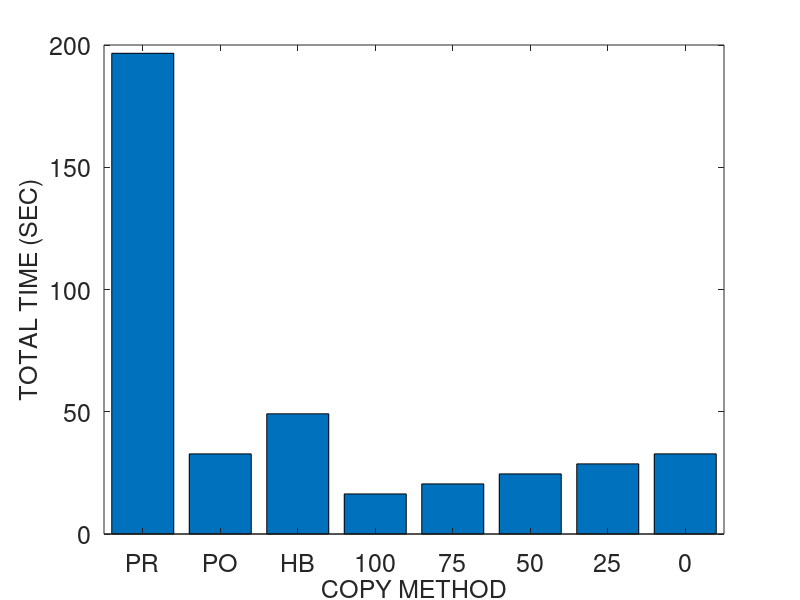
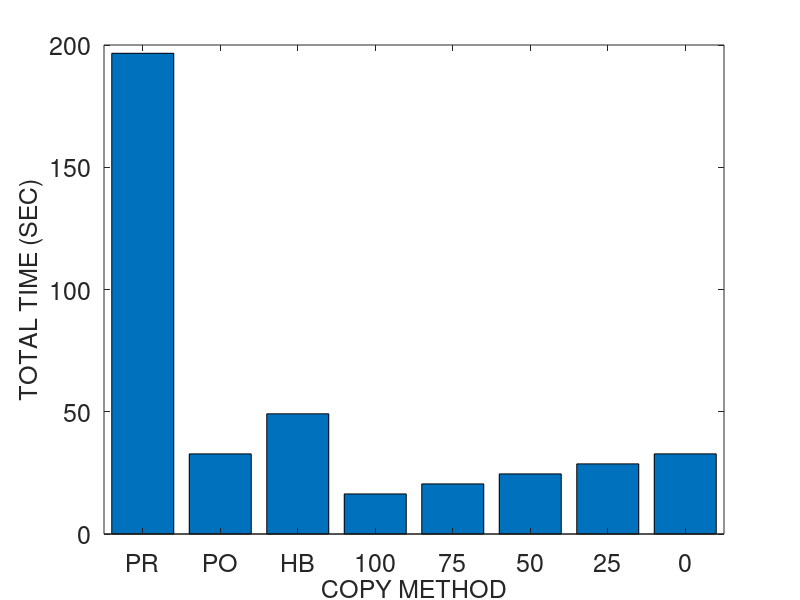
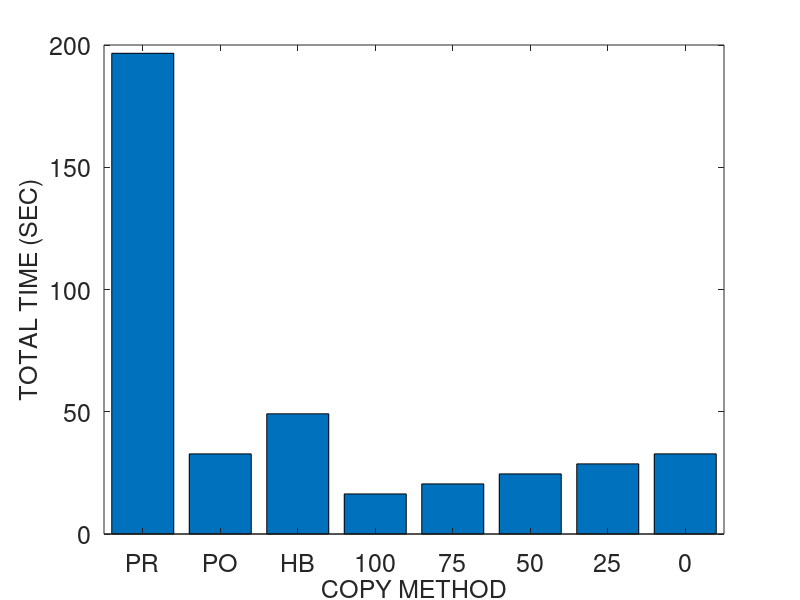
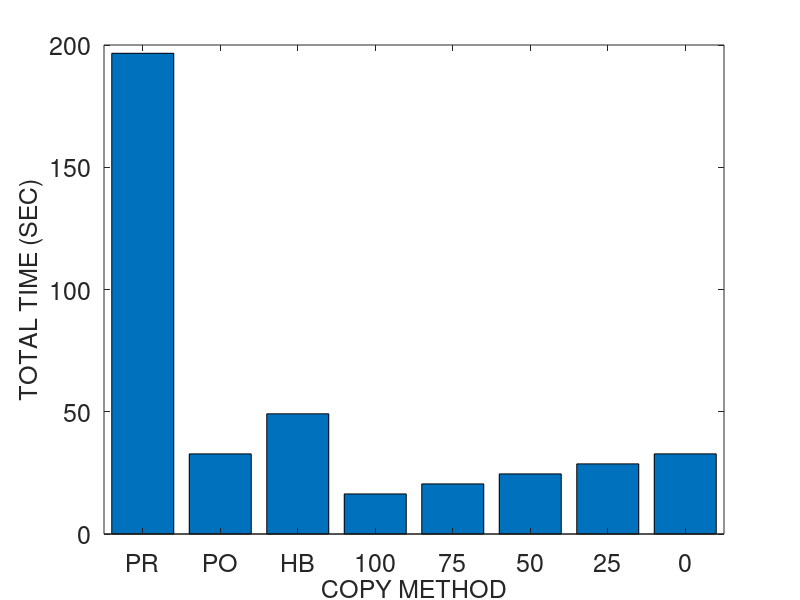

Source code (MATLAB) for these figures, in order:
% basic hybrid copy migration
	global wss numpages readrate dirtyrate pagesize b scinfo
	global totaltime downtime totaldata

% memory size in MB
r = 4096
r *= 1024 % convert to KB

% page dirty rate in percent (%): against to total memory pages
readrate = 50
prefix = strcat ("M4G_R", num2str(readrate))
readrate /= 100

dirtyrate = 50 
prefix = strcat (prefix, "_W", num2str(dirtyrate))
dirtyrate /= 100

% prediction accuracy 0 through 1
acc = 1

pagesize = 4 % in KB
numpages = r / pagesize

% delta compression rate
comp = 0.5 

% amount of CPU and device states in KB 
scinfo = 100

% working set size in number of pages
wss = numpages * 0.25

% 0: zero, 1: read, 2: dirtied, 3: inactive data
mem = zeros(1, numpages);

run = 1

%prefix = strcat (prefix, "_acc", num2str(acc), "_r", num2str(run))

% bandwidth in gbps
b = 1000 
b = b * 1024/8 % convert to KB

%fontsize = 10
fontsize = 18
%fontsize = 20

totaltime = 0;
downtime = 0;
totaldata = 0;

A = zeros(8, 3);

%%%%%%%%%%%%%%%%%%%%%%%%%%%%%%
% precopy migration
%%%%%%%%%%%%%%%%%%%%%%%%%%%%%%
fprintf('\n')
disp('==================== Precopy migration ====================')
% iterations
present = numpages * pagesize
iter = 0
while present > 50 && iter < 29 && totaldata < 4*r
	pretime = present / b
	totaltime += pretime
	totaldata += present
	present = numpages * pagesize * dirtyrate 
	%dirts = wss * dirtyrate
	iter += 1
end

% stop-and-copy phase
% stop conditions: 29 iterations, 50 pages, 4 memory size sent
scsent = scinfo + present * pagesize
downtime = scsent / b
totaltime += downtime
totaldata += scsent

% network fault rate
NFR = 0

A (1, 1) = totaltime;
A (1, 2) = downtime;
A (1, 3) = totaldata;

%%%%%%%%%%%%%%%%%%%%%%%%%%%%%%
% postcopy migration
%%%%%%%%%%%%%%%%%%%%%%%%%%%%%%
fprintf('\n')
disp('===================== Postcopy migration ======================')
totaltime = 0;
downtime = 0;
totaldata = 0;

% stop-and-copy phase
scsent = scinfo
downtime = scsent / b
totaltime += downtime
totaldata += scsent

% prepaging (bubbling) and on-demand paging
postsent = r
posttime = postsent/b
totaltime += posttime
totaldata += postsent
% network fault rate
NFR = 0.2

A (2, 1) = totaltime;
A (2, 2) = downtime;
A (2, 3) = totaldata;

%%%%%%%%%%%%%%%%%%%%%%%%%%%%%%
% hybrid copy migration
%%%%%%%%%%%%%%%%%%%%%%%%%%%%%%
fprintf('\n')
disp('==================== Hybrid copy migration ====================')
totaltime = 0;
downtime = 0;
totaldata = 0;

% precopy phase: single iteration
present = r
pretime = present / b
totaltime += pretime
totaldata += present

% stop-and-copy phase
bitmapsize = 500 % KB
scsent = scinfo + bitmapsize
downtime = scsent / b
totaltime += downtime
totaldata += scsent

% postcopy phase: prepaging (bubbling) and on-demand paging
%dirts = wss * dirtyrate
dirts = numpages * dirtyrate
postsent = dirts * pagesize
posttime = postsent/b
totaltime += posttime
totaldata += postsent
% network fault rate
NFR = 0.2

A (3, 1) = totaltime;
A (3, 2) = downtime;
A (3, 3) = totaldata;

%%%%%%%%%%%%%%%%%%%%%%%%%%%%%%
% proactive hybrid copy migration
%%%%%%%%%%%%%%%%%%%%%%%%%%%%%%
%disp(char(10))
fprintf('\n')
disp('=============== Proactive hybrid copy migration ================')

function [tt, dt, td] = prohybrid(acc)
	global wss numpages readrate dirtyrate pagesize b scinfo
	global totaltime downtime totaldata

	totaltime = 0;
	downtime = 0;
	totaldata = 0;

% precopy phase
% LRU, PFR

% scan the dirtied pages
% for dirtied pages
% 	mark dirtied (1)
% 	mem(random (1, wss * 0.1))	
%randperm(int64(wss * 0.1));
% for read pages
% 	mark read (2)
% 	mem (random (wss * 0.1, wss * 0.2))

% for pages
% 	predict read/write

% send the pages most likely to be read and least likely to be dirtied
% do not send the pages most likely to be dirtied
% construct queue with the order of p1/p2
%reads = numpages * 0.4 
% total read rate = wss * read_rate = 0.25 * 0.16 = 0.04 (4%)
%read_rate = 0.16
%read_rate = 0.04 % 4% of total memory
% total write rate = wss * write_rate = 0.25 * 0.16 = 0.04 (4%)
%write_rate = 0.16
%write_rate = 0.04 % 4% of total memory
% simple case: readonly pages (RO) - zero dirtied pages 
%RO = 0.3
	pred_pages = numpages * readrate * acc

% LRU
% for LRU queue
% 	mark sent
%	insert the pages into cache and perform delta compression

	present = pred_pages * pagesize
	pretime = present/b
	totaltime += pretime
	totaldata += present

	% stop-and-copy phase
	% send the CPU and device states
	bitmapsize = 500 % KB
	scsent = scinfo + bitmapsize
	downtime = scsent/b
	totaltime += downtime
	totaldata += scsent

	% postcopy phase
	postsent = (numpages - pred_pages) * pagesize

	% exclude the predicted dirtied pages 
	pred_dirts = numpages * dirtyrate * acc
	postsent = (numpages - pred_pages - pred_dirts) * pagesize
	posttime = postsent/b
	totaltime += posttime
	totaldata += postsent
end

% network fault rate
NFR = 0.2

prohybrid(acc)
A (4, 1) = totaltime;
A (4, 2) = downtime;
A (4, 3) = totaldata;

acc = 0.75
prohybrid(acc);
A (5, 1) = totaltime;
A (5, 2) = downtime;
A (5, 3) = totaldata;

acc = 0.5
prohybrid(acc);
A (6, 1) = totaltime;
A (6, 2) = downtime;
A (6, 3) = totaldata;

acc = 0.25
prohybrid(acc);
A (7, 1) = totaltime;
A (7, 2) = downtime;
A (7, 3) = totaldata;

acc = 0
prohybrid(acc);
A (8, 1) = totaltime;
A (8, 2) = downtime;
A (8, 3) = totaldata

%%%%%%%%%%%%%%%%%%%%%%%%%%%%%%%%%%%%%%%%%%%%%%%%%%%%%%%
%                     plotting
% precopy
% postcopy
% hybrid
% pro-hybrid
%%%%%%%%%%%%%%%%%%%%%%%%%%%%%%%%%%%%%%%%%%%%%%%%%%%%%%%

%prefix = "M4G_R14W14_acc100_r1"
%prefix = strcat ("M4G_R", readrate, "W", dirtyrate, "acc", acc, "r", run)
%prefix = strcat (prefix, "W")
%prefix = strcat (prefix, dirtyrate)

dlmwrite (prefix, A, ' ')

%%%%%%%%%%%%%%%%%%%% total time %%%%%%%%%%%%%%%%%%%%%%
figure;
output = strcat(prefix, ".tt");
%output = prefix
%x = ['PRECOPY', 'POSTCOPY', 'HYBRID', 'PRO-HYBRID'];
%x = {'PRE', 'POST', 'HYBR', 'PROH100', 'PROH75', 'PROH50', 'PROH25', 'PROH0'};
x = {'PR', 'PO', 'HB', '100', '75', '50', '25', '0'};
%x = {'1', '2', '3', '4', '5', '6', '7', '8'};
xinterval = 2
xintervals = 1:xinterval:(xinterval*length(x));
%xintervals = 1:3:3*length(x);
%xintervals = 1:4:4*length(x);
%plot(x, A(:,2)/1000000, x, A(:,3)/1000000, '-.*');
%plot(A(:,2));

%xtics = 1:4:16
%bar(xtics, A(:,1))
%bar(A(:,1), XTicksLabelStyle = Diagonal)
bar(xintervals, A(:,1))
%bar(A(:,1))
%set(gca, 'XTick', 1:4:32, 'XTickLabel', x, 'FontSize', fontsize)
set(gca, 'XTick', xintervals, 'XTickLabel', x, 'FontSize', fontsize)
%set(gca, 'XTickLabel', x, 'FontSize', fontsize)
xlabel('COPY METHOD', 'FontSize', fontsize);
ylabel('TOTAL TIME (SEC)', 'FontSize', fontsize);
%legend('PRECOPY', 'POSTCOPY', 'HYBRID', 'PRO-HYBRID');
%bar(x, A(:,1))

saveas (1, strcat(output, ".png"));
saveas (1, strcat(output, ".eps"));
saveas (1, strcat(output, ".emf"));

%%%%%%%%%%%%%%%%%%%% downtime %%%%%%%%%%%%%%%%%%%%%%
figure;
output = strcat(prefix, ".dt");

%bar(A(:,2))
bar(xintervals, A(:,2))
%set(gca, 'XTick', 1:8, 'XTickLabel', x, 'FontSize', fontsize)
set(gca, 'XTick', xintervals, 'XTickLabel', x, 'FontSize', fontsize)
xlabel('COPY METHOD', 'FontSize', fontsize);
ylabel('DOWNTIME (SEC)', 'FontSize', fontsize);

saveas (1, strcat(output, ".png"));
saveas (1, strcat(output, ".eps"));
saveas (1, strcat(output, ".emf"));

%%%%%%%%%%%%%%%%%%%% total data %%%%%%%%%%%%%%%%%%%%%%
figure;
output = strcat(prefix, ".td");

%bar(A(:,3))
bar(xintervals, A(:,3))
%set(gca, 'XTick', 1:8, 'XTickLabel', x, 'FontSize', fontsize)
set(gca, 'XTick', xintervals, 'XTickLabel', x, 'FontSize', fontsize)
xlabel('COPY METHOD', 'FontSize', fontsize);
ylabel('TOTAL DATA (KB)', 'FontSize', fontsize);

saveas (1, strcat(output, ".png"));
saveas (1, strcat(output, ".eps"));
saveas (1, strcat(output, ".emf"));
